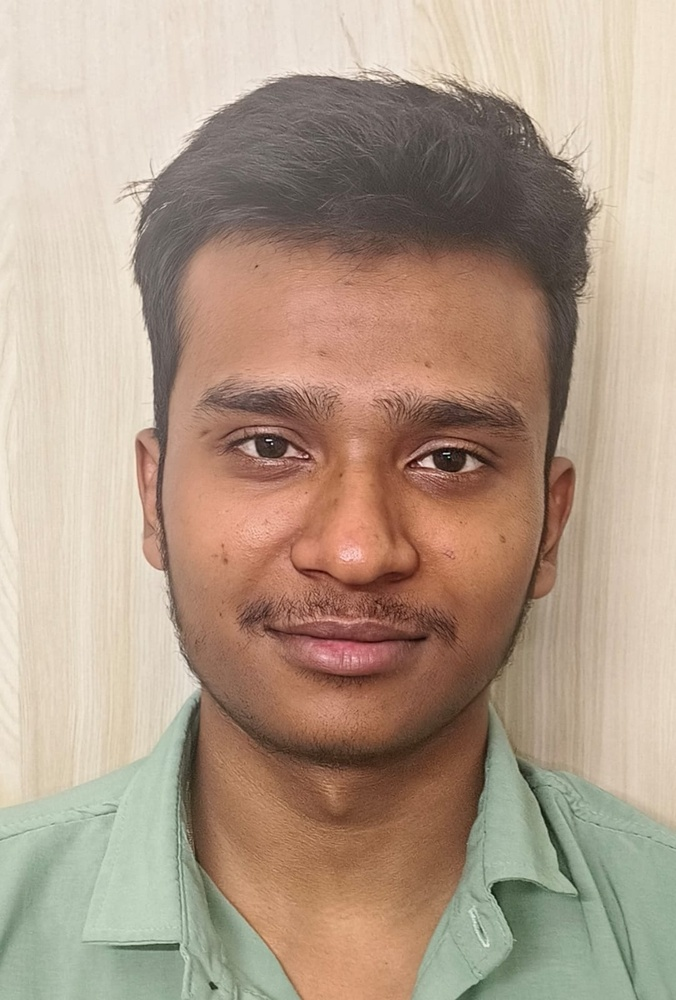
#> input picture dataset/aditya.jpeg, 676 x 1000 px, shrunk from 1082 x 1600 before the run, found by its file name
$ python attendance.py
#> lines starting #> are read from the running program, lines starting #| are printed output that depends on the picture; after the words box and inside, x2 and y2 are one past the last pixel; in counts of white or black regions, pixels touching at a corner belong together
import cv2
import os
import numpy as np
from datetime import datetime

faceCascade = cv2.CascadeClassifier(cv2.data.haarcascades + "haarcascade_frontalface_default.xml")

# Load images
path = "dataset"
images = []
classNames = []

for file in sorted(os.listdir(path)):
    img = cv2.imread(f"{path}/{file}")
#> img is the input picture: shape (1000, 676, 3); mean B, G, R 137.3, 155.9, 177.3
    gray = cv2.cvtColor(img, cv2.COLOR_BGR2GRAY)
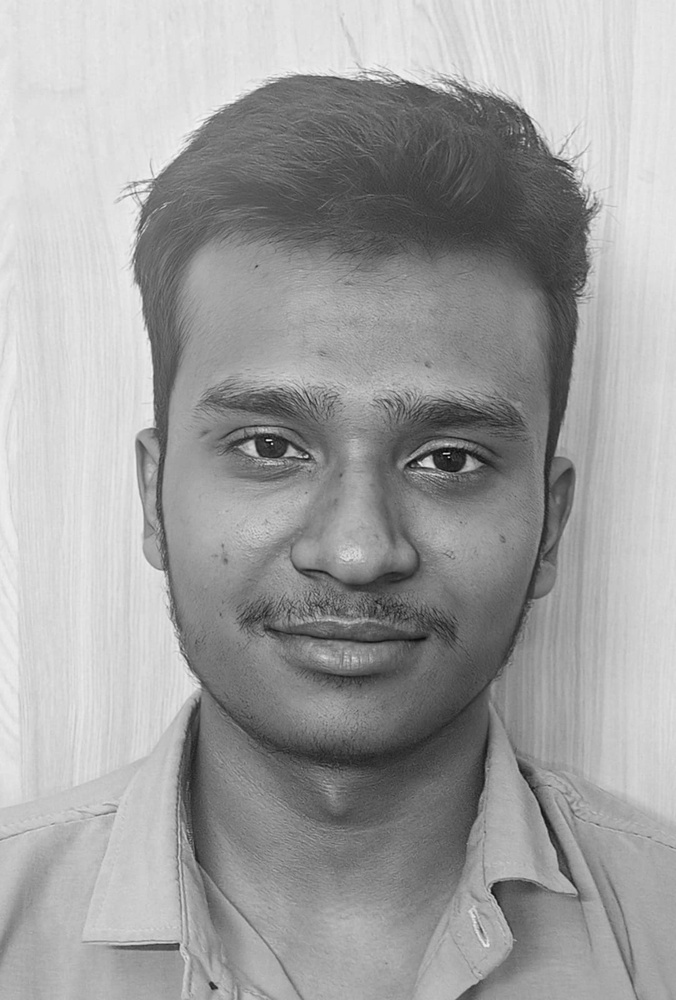
#> gray: shape (1000, 676); min 1, max 247, mean 160.2

    faces = faceCascade.detectMultiScale(gray, 1.3, 5)
#> faces = [[105, 264, 500, 500]]

    for (x,y,w,h) in faces:
        face = gray[y:y+h, x:x+w]
        images.append(face)
        classNames.append(os.path.splitext(file)[0])
#> this loop made 1 pass
#> pass 1, `face = gray[y:y+h, x:x+w]`:
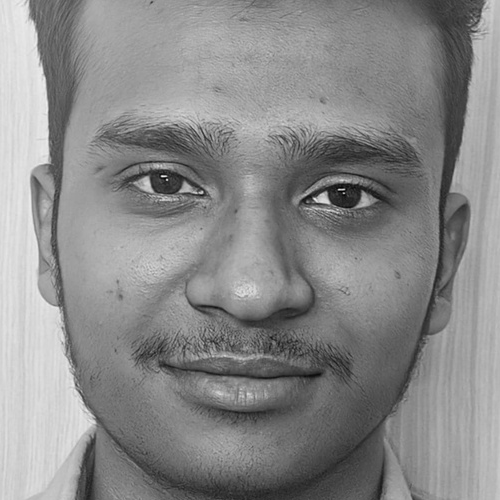
#> face: shape (500, 500); min 1, max 240, mean 137.3
#> after the loop, classNames = ['aditya']; images = 1 item
#> pass 2 of the loop `for file in sorted(os.listdir(path)):`:
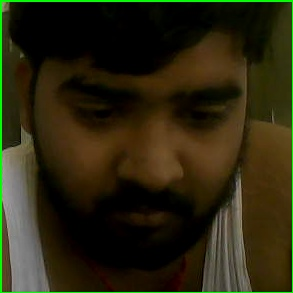
#> input picture dataset/dhruv_1.jpg, 293 x 293 px, found by its file name
#> img is the input picture: shape (293, 293, 3); mean B, G, R 15.3, 38.2, 42.7
#> `gray = cv2.cvtColor(img, cv2.COLOR_BGR2GRAY)`:
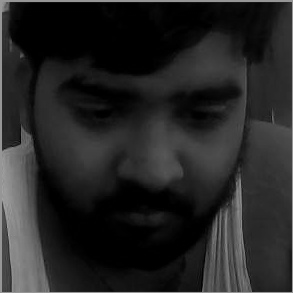
#> gray: shape (293, 293); min 0, max 166, mean 36.9
#> `faces = faceCascade.detectMultiScale(gray, 1.3, 5)`: faces = [[35, 24, 245, 245]]
#> the loop `for (x,y,w,h) in faces:` made 1 pass
#> pass 1, `face = gray[y:y+h, x:x+w]`:
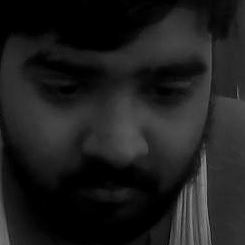
#> face: shape (245, 245); min 0, max 142, mean 30.2
#> after the loop `for (x,y,w,h) in faces:`: classNames = ['aditya', 'dhruv_1']; images = 2 items
#> pass 3 of the loop `for file in sorted(os.listdir(path)):`:
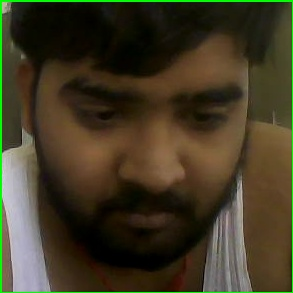
#> input picture dataset/dhruv_2.jpg, 293 x 293 px, found by its file name
#> img is the input picture: shape (293, 293, 3); mean B, G, R 35.9, 57.6, 64.8
#> `gray = cv2.cvtColor(img, cv2.COLOR_BGR2GRAY)`:
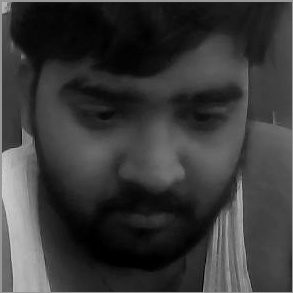
#> gray: shape (293, 293); min 0, max 211, mean 57.3
#> `faces = faceCascade.detectMultiScale(gray, 1.3, 5)`: faces = ()
#> the loop made 4 passes; the first 3 are shown

# Create face recognizer
recognizer = cv2.face.LBPHFaceRecognizer_create()

# Train recognizer
faces = []
labels = []

for i, img in enumerate(images):
    faces.append(img)
    labels.append(i)

recognizer.train(faces, np.array(labels))

# Face detector
faceCascade = cv2.CascadeClassifier(cv2.data.haarcascades + "haarcascade_frontalface_default.xml")

# Attendance function
def markAttendance(name):
    if not os.path.exists("attendance.csv"):
        with open("attendance.csv", "w") as f:
            f.write("Name,Time\n")

    with open("attendance.csv", "r+") as f:
        data = f.readlines()
        nameList = [line.split(",")[0] for line in data]

        if name not in nameList:
            now = datetime.now()
            time = now.strftime("%H:%M:%S")
            f.write(f"{name},{time}\n")

# Webcam
cap = cv2.VideoCapture(0)

while True:
    success, img = cap.read()
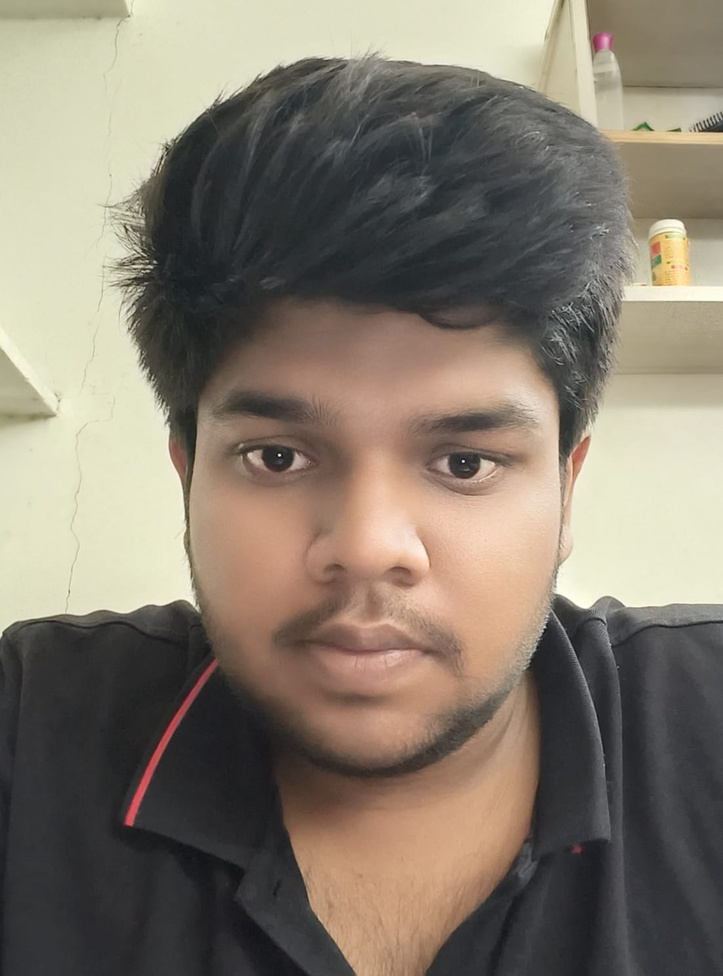
#> input picture dataset/kushal.jpeg, 723 x 976 px, shrunk from 1102 x 1487 before the run, given in place of the camera
#> img is the input picture: shape (976, 723, 3); mean B, G, R 109.4, 122.7, 132.6
    gray = cv2.cvtColor(img, cv2.COLOR_BGR2GRAY)
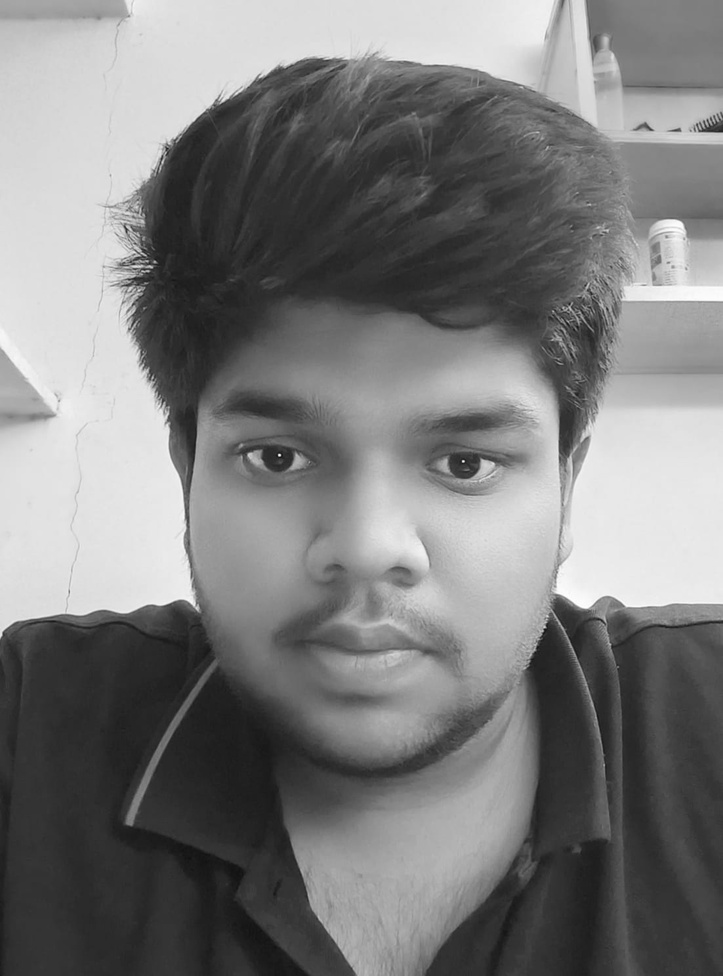
#> gray: shape (976, 723); min 17, max 254, mean 124.2

    faces = faceCascade.detectMultiScale(gray, 1.3, 5)
#> faces = [[161, 293, 430, 430]]

    for (x,y,w,h) in faces:
        face = gray[y:y+h, x:x+w]

        label, confidence = recognizer.predict(face)

        if confidence < 90:
            name = classNames[label].upper()
            markAttendance(name)

            cv2.rectangle(img, (x,y), (x+w,y+h), (0,255,0), 2)
            cv2.putText(img, name, (x,y-10),
                        cv2.FONT_HERSHEY_SIMPLEX, 0.8, (255,255,255), 2)
#> this loop made 1 pass
#> (x, y, w, h, label, confidence, nameList in markAttendance, time in markAttendance) on pass 1: (161, 293, 430, 430, 2, 0, ['Name'], '17:04:08')
#> pass 1, `face = gray[y:y+h, x:x+w]`:
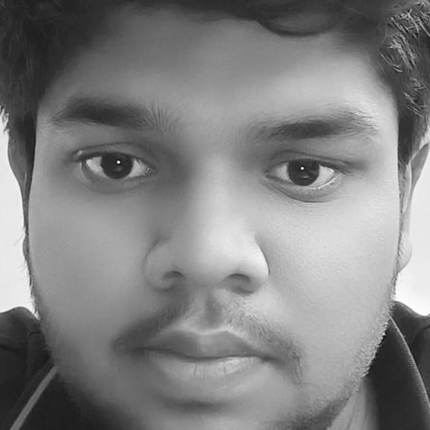
#> face: shape (430, 430); min 19, max 254, mean 128.9
#> after the loop:
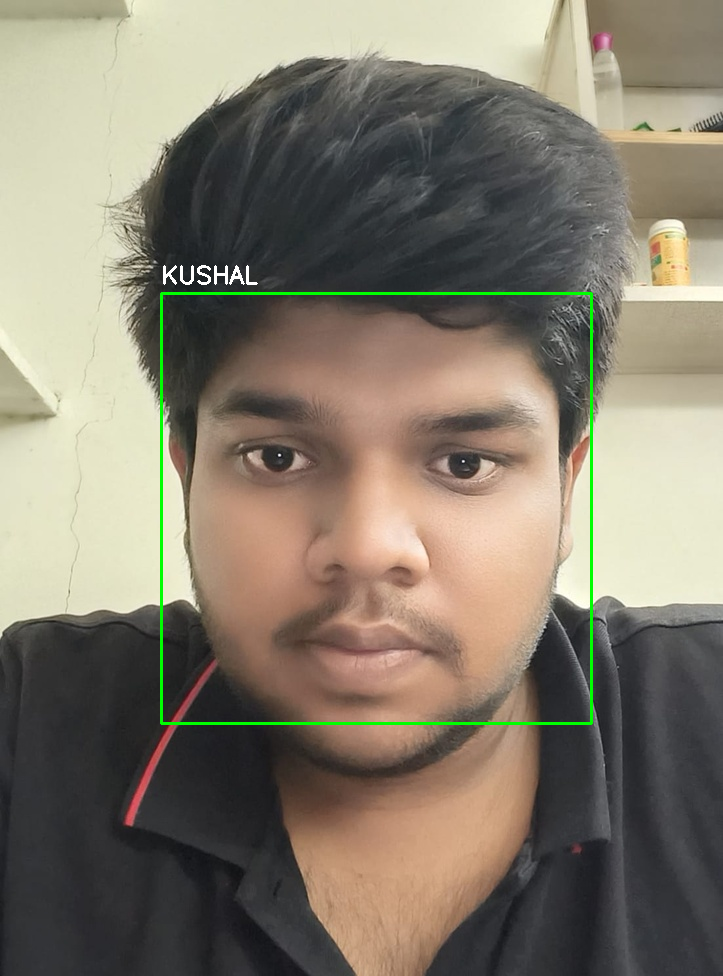
#> img: shape (976, 723, 3); 0.83% of pixels changed, all inside (x1, y1, x2, y2) = (160, 265, 593, 725)

    cv2.imshow("Attendance System", img)

    if cv2.waitKey(1) & 0xFF == 13:
#> (key Esc is pressed here)
        break

cap.release()
cv2.destroyAllWindows()
